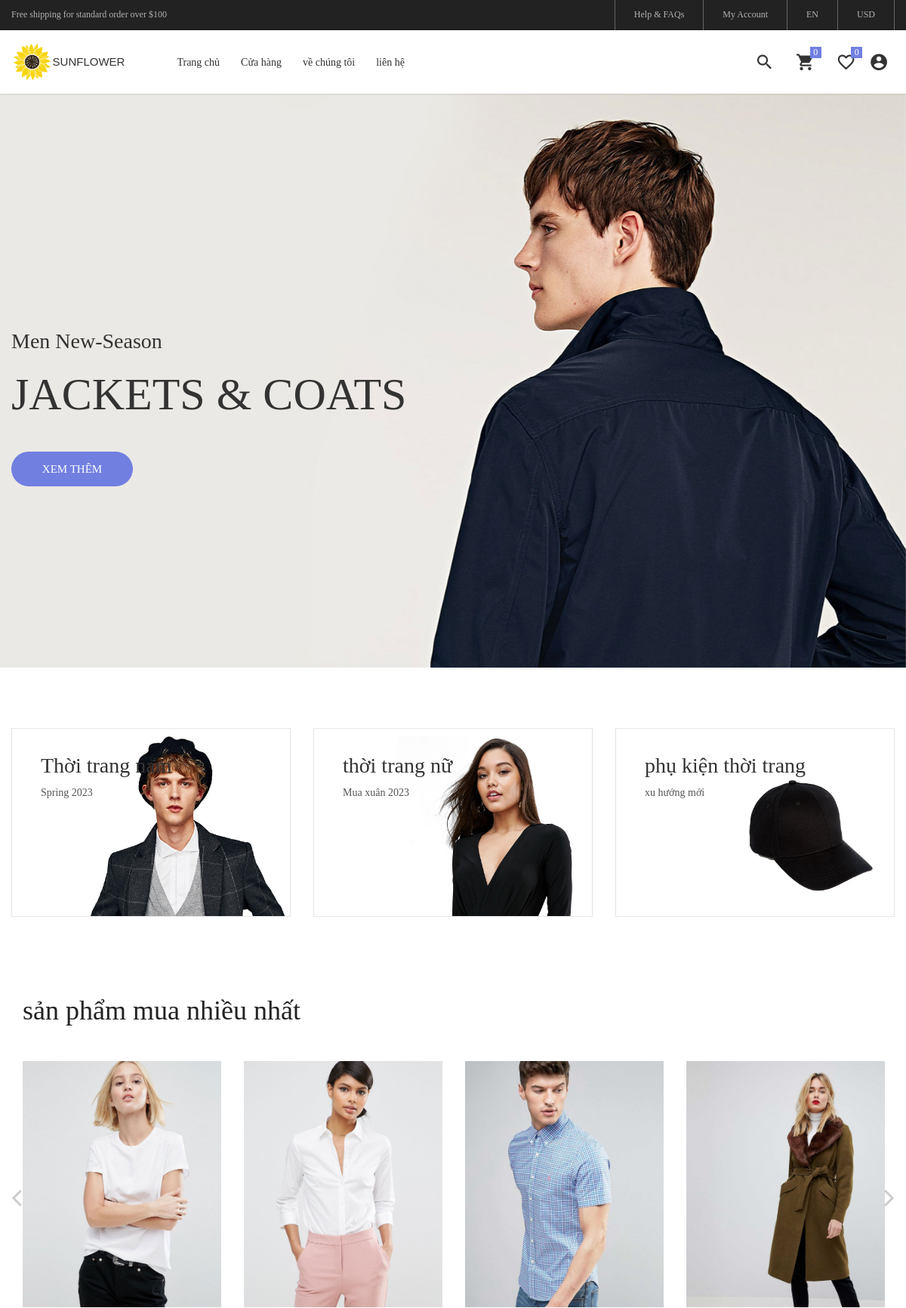
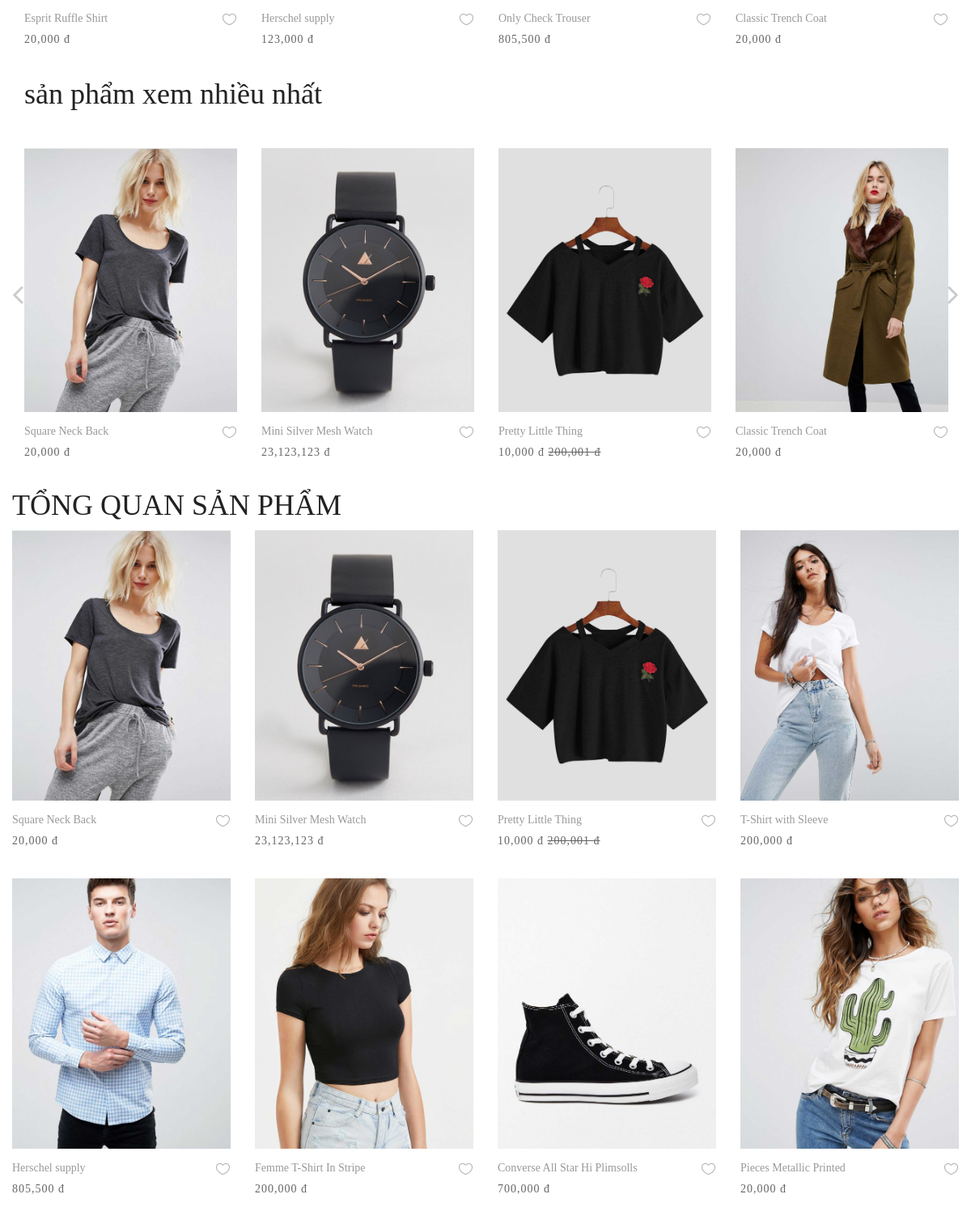
The page / (upper part) on the database its author committed (2 pictures, top to bottom).
### tables this page shows
CREATE TABLE `menus` (
  `id` bigint(20) NOT NULL,
  `name` varchar(255) NOT NULL,
  `url` varchar(255) DEFAULT NULL,
  `parent_id` bigint(20) DEFAULT 0,
  `description` varchar(255) DEFAULT NULL,
  `user_id` bigint(20) NOT NULL,
  `created_at` timestamp NULL DEFAULT current_timestamp(),
  `update_at` timestamp NULL DEFAULT current_timestamp()
);

CREATE TABLE `slider` (
  `id` int(11) NOT NULL,
  `name` varchar(255) NOT NULL,
  `url` varchar(255) NOT NULL,
  `images` varchar(255) NOT NULL,
  `user_id` bigint(20) NOT NULL,
  `created_at` timestamp NOT NULL DEFAULT current_timestamp(),
  `update_at` timestamp NOT NULL DEFAULT current_timestamp(),
  `sub_title` varchar(255) DEFAULT NULL
);

CREATE TABLE `banner` (
  `id` int(11) NOT NULL,
  `name` varchar(255) NOT NULL,
  `url` varchar(255) NOT NULL,
  `images` varchar(255) NOT NULL,
  `user_id` bigint(20) NOT NULL,
  `banner_group_id` bigint(20) DEFAULT NULL,
  `created_at` timestamp NULL DEFAULT current_timestamp(),
  `update_at` timestamp NULL DEFAULT current_timestamp(),
  `sub_title` varchar(255) DEFAULT NULL
);

CREATE TABLE `products` (
  `id` bigint(20) NOT NULL,
  `name` varchar(255) NOT NULL,
  `user_id` bigint(20) NOT NULL,
  `description` varchar(255) DEFAULT NULL,
  `price` bigint(20) NOT NULL,
  `count_likes` bigint(20) DEFAULT 0,
  `count_comments` bigint(20) DEFAULT 0,
  `category_id` bigint(20) NOT NULL,
  `count_views` bigint(20) DEFAULT 0,
  `count_buy` bigint(20) DEFAULT 0,
  `created_at` timestamp NULL DEFAULT current_timestamp(),
  `updated_at` datetime DEFAULT current_timestamp(),
  `delete_at` int(11) DEFAULT NULL,
  `feature_image` varchar(255) DEFAULT NULL,
  `quantity` bigint(20) DEFAULT 0,
  `discount` bigint(20) NOT NULL,
  `count_reviews` bigint(20) DEFAULT NULL
);

### views/view.php (called while the page is built, shortened)
<?php
function View($view = [], $data = [])
{
    extract($data);
    return require(is_array($view) ? $layout . '.php' : $view . '.php');
}

### index.php (called while the page is built, shortened)
<?php
$controller = 'site';
$url = "Controller/$controller" . "Controller.php";
file_exists($url) ? require_once $url : View('error/404');

### Model/Query.php (called while the page is built, shortened)
<?php
require_once 'PDO.php';
class Query extends PDOConnect
{
    private $sql = '';
    private $table = '';
    private $where = '';
    function select($column = '*')
    {
        $columnName = '';
        if (is_array($column)) {
            $index = 0;
            foreach ($column as $key => $value) {
                gettype($key) == 'string' ? $columnName .=  $key . ' as ' . $value : $columnName .= $value;
                if ($index < count($column) - 1) $columnName .= ' , ';
                $index++;
            }
        } else {
            $columnName = $column;
        }
        $this->sql = "SELECT $columnName FROM $this->table " .  $this->sql;
        return $this;
    }
    function table($table)
    {
        $this->table = $table;
        return $this;
    }
    function where($field, $compare, $value = '')
    {
        if ($this->where !== '') {
            $this->sql  .= " AND $field $compare  '$value' ";
        } else {
            $this->where .= " WHERE $field $compare  " . (isset($value) ? "'" . $value . "'" : '') . "";
            $this->sql .= $this->where;
        }
        return $this;
    }
    function whereIn($field, $data = [])
    {
        if ($this->where !== '') {
            $this->sql  .= " AND $field IN (" . implode(',', $data) . ")";
        } else {
            $this->where .= " WHERE $field IN (" . implode(',', $data) . ")";
            $this->sql .= $this->where;
        }
        return $this;
    }
    function orderBy($column, $direction = 'DESC')
    {
        $column = is_array($column) ? join(',', $column) : $column;
        $this->sql .= " ORDER BY " . $column . " " . $direction;
        return $this;
    }
    function limit($limit)
    {
        $this->sql .= " LIMIT  $limit";
        return $this;
    }
    function groupBy($column)
    {
        $this->sql .= " GROUP BY $column";
        return $this;
    }
    function join($tableJoin, $foreignKey, $primaryKey = 'id', $location = 'INNER', $table1 = '', $table2 = '')
    {
        $foreignKey = isset($table1) && $table1 != '' ? "$table1.$foreignKey" : "$this->table.$foreignKey";
        $primaryKey = isset($table2) && $table2 != '' ? "$table2.$primaryKey " : "$tableJoin.$primaryKey";
        $this->sql .= " $location JOIN $tableJoin ON $foreignKey = $primaryKey";
        return $this;
    }
    function all()
    {
        try {
            $data = parent::query($this->sql)->fetchAll(PDO::FETCH_ASSOC);
            $this->sql = '';
            $this->where = '';
            return $data;
        } catch (Exception $e) {
            return $e->getMessage();
        }
    }
    function first()
    {
        $stml = parent::query($this->sql);
        $this->sql = '';
        $this->where = '';
        return $stml->fetch(PDO::FETCH_ASSOC);
    }
}

### Model/PDO.php (called while the page is built, shortened)
<?php
class PDOConnect
{
    protected $hot_name = "localhost";
    protected $username = "root";
    protected $password = "";
    protected $database_name = "duanmau";
    protected $db;
    function __construct()
    {
        try {
            $conn = new PDO("mysql:host=$this->hot_name;dbname=$this->database_name", $this->username, $this->password);
            $conn->setAttribute(PDO::ATTR_ERRMODE, PDO::ERRMODE_EXCEPTION);
            $this->db = $conn;
        } catch (PDOException $e) {
            echo "Connection failed: " . $e->getMessage();
        }
    }
    function query($sql)
    {
        $sql_args = array_slice(func_get_args(), 1);
        try {
            $stml = $this->db->prepare($sql);
            $stml->execute($sql_args);
            return $stml;
        } catch (PDOException $e) {
            http_response_code($e->getCode());
            trigger_error($e->getMessage() . "\n $sql", E_USER_ERROR);
            die;
        }
    }
}

### session/index.php (called while the page is built, shortened)
<?php
function session_get($name, $default = [])
{
    return !empty($_SESSION[$name]) ? $_SESSION[$name] : $default;
}

### views/components/product/product-cart.php (the view, shortened to what this page needs)
<div class="col-sm-6 col-md-4 col-lg-3 p-b-35 isotope-item category-<?= $category_id ?>">
    <div class="block2">
        <div class="block2-pic hov-img0">
            <img src="<?= $feature_image ?>" alt="IMG-PRODUCT">
        </div>
        <div class="block2-txt flex-w flex-t p-t-14">
            <div class="block2-txt-child1 flex-col-l ">
                <a href="?controller=shop&action=detail&id=<?= $id ?>" class="stext-104 cl4 hov-cl1 trans-04 js-name-b2 p-b-6">
                    <?= $name ?>
                </a>
                <span class="stext-105 cl3">
                    <?php if ($discount > 0) : ?>
                        <?= number_format($discount)  ?> đ
                        <del><?= number_format($price) ?> đ </del>
                    <?php else : ?>
                        <?= number_format($price)  ?> đ
                    <?php endif; ?>
                </span>
            </div>
            <div class="block2-txt-child2 flex-r p-t-3">
                <a href="#" class="btn-addwish-b2 dis-block pos-relative js-addwish-b2">
                    <img class="icon-heart1 dis-block trans-04" src="public/assets/images/icons/icon-heart-01.png" alt="ICON">
                </a>
            </div>
        </div>
    </div>
</div>

### views/components/header/header-default-web.php (shortened to what this page needs)
<?php
$query = new Query();
$menu = $query->table('menus')->select('*')->where('parent_id', '=', 0)->all();
$cart = session_get('product_cart');
?>
<header class="header-v4">
    <div class="container-menu-desktop">
        <div class="top-bar">
            <div class="content-topbar flex-sb-m h-full container">
                <div class="left-top-bar">
                    Free shipping for standard order over $100
                </div>
                <div class="right-top-bar flex-w h-full">
                    <a href="#" class="flex-c-m trans-04 p-lr-25">
                        Help & FAQs
                    </a>
                    <a href="#" class="flex-c-m trans-04 p-lr-25">
                        My Account
                    </a>
                    <a href="#" class="flex-c-m trans-04 p-lr-25">
                        EN
                    </a>
                    <a href="#" class="flex-c-m trans-04 p-lr-25">
                        USD
                    </a>
                </div>
            </div>
        </div>
        <div class="wrap-menu-desktop how-shadow1">
            <nav class="limiter-menu-desktop container">
                <a href="" class="logo d-flex  align-align-items-center justify-content-start " style="text-decoration:none;">
                    <img src="public/logo.png" alt="IMG-LOGO">
                    <p class="text-uppercase fw-bold m-0 ms-2" style="color: #333333;">SUNFLOWER</p>
                </a>
                <div class="menu-desktop">
                    <ul class="main-menu">
                        <?php if (!empty($menu) && count($menu) > 0) : ?>
                            <?php foreach ($menu as $value) : ?>
                                <li class="">
                                    <a href="<?= $value['url'] ?>" style="text-decoration:none;"><?= $value['name'] ?></a>
                                </li>
                            <?php endforeach ?>
                        <?php endif ?>
                    </ul>
                </div>
                <div class="wrap-icon-header flex-w flex-r-m">
                    <div class="icon-header-item cl2 hov-cl1 trans-04 p-l-22 p-r-11 js-show-modal-search">
                        <i class="zmdi zmdi-search"></i>
                    </div>
                    <div class="icon-header-item cl2 hov-cl1 trans-04 p-l-22 p-r-11 icon-header-noti js-show-cart" data-notify="<?= count($cart) ?>">
                        <i class="zmdi zmdi-shopping-cart"></i>
                    </div>
                    <a href="#" class="icon-header-item cl2 hov-cl1 trans-04 p-l-22 p-r-11 icon-header-noti" data-notify="0">
                        <i class="zmdi zmdi-favorite-outline"></i>
                    </a>
                    <div class="icon-header-item cl2 hov-cl1 trans-04 p-l-11 account ">
                        <div class="d-flex align-items-center  ">
                            <i class="zmdi zmdi-account-circle"></i>
                        </div>
                    </div>
                </div>
            </nav>
        </div>
    </div>
</header>

### views/components/slider.php
<?php
$query = new Query();
$slider = $query->table('slider')->select()->all();
?>
<section class="section-slide">
    <div class="wrap-slick1">
        <div class="slick1">
            <?php if (isset($slider) && count($slider) > 0) : ?>
                <?php foreach ($slider as $key => $value) : ?>
                    <div class="item-slick1" style="background-image: url(<?= $value['images'] ?>);">
                        <div class="container h-full">
                            <div class="flex-col-l-m h-full p-t-100 p-b-30 respon5">
                                <div class="layer-slick1 animated visible-false" data-appear="fadeInDown" data-delay="0">
                                    <span class="ltext-101 cl2 respon2">
                                        <?= $value['sub_title'] ?>
                                    </span>
                                </div>
                                <div class="layer-slick1 animated visible-false" data-appear="fadeInUp" data-delay="800">
                                    <h2 class="ltext-201 cl2 p-t-19 p-b-43 respon1">
                                        <?= $value['name'] ?>
                                    </h2>
                                </div>
                                <div class="layer-slick1 animated visible-false" data-appear="zoomIn" data-delay="1600">
                                    <a href=" <?= $value['url'] ?>" class="flex-c-m stext-101 cl0 size-101 bg1 bor1 hov-btn1 p-lr-15 trans-04">
                                        Xem thêm
                                    </a>
                                </div>
                            </div>
                        </div>
                    </div>
                <?php endforeach ?>
            <?php endif; ?>
        </div>
    </div>
</section>

### views/components/home/banner.php (shortened to what this page needs)
<?php
$query = new Query();
if (!empty($nameBannerGroup)) {
    $bannerGroup = $query->table('banner_group')->select()->where('name', '=', $nameBannerGroup)->first();
    $banner = $query->table('banner')->select()->where('banner_group_id', '=', $bannerGroup['id'])->all();
}
?>
<div class="sec-banner bg0 p-t-80 p-b-50">
    <div class="container">
        <div class="row">
            <?php if (!empty($banner) && count($banner) > 0) : ?>
                <?php foreach ($banner as $value) : ?>
                    <div class="col-md-6 col-xl-4 p-b-30 m-lr-auto">
                        <div class="block1 wrap-pic-w">
                            <img src="<?= $value['images'] ?>" alt="IMG-BANNER">
                            <a href="<?= $value['url'] ?>" class="block1-txt ab-t-l s-full flex-col-l-sb p-lr-38 p-tb-34 trans-03 respon3">
                                <div class="block1-txt-child1 flex-col-l">
                                    <span class="block1-name ltext-102 trans-04 p-b-8">
                                        <?= $value['name'] ?>
                                    </span>
                                    <span class="block1-info stext-102 trans-04">
                                        <?= $value['sub_title'] ?>
                                    </span>
                                </div>
                            </a>
                        </div>
                    </div>
                <?php endforeach; ?>
            <?php endif; ?>
        </div>
    </div>
</div>

### views/pages/site/home.php (shortened to what this page needs)
<?php View('components/slider') ?>
<?php View('components/home/banner', ['nameBannerGroup' => 'home-panner', ...$data]) ?>
<section class="bg0 p-t-23 p-b-140">
    <div class="container">
        <?php View('components/product/product-carousel', ['title' => 'sản phẩm mua nhiều nhất', 'products' => $productLike]) ?>
        <?php View('components/product/product-carousel', ['title' => 'sản phẩm xem nhiều nhất', 'products' => $productView]) ?>
        <div class="p-b-10">
            <h3 class="ltext-103 cl5">
                TỔNG QUAN SẢN PHẨM
            </h3>
        </div>
        <div class="row isotope-grid">
            <?php if (!empty($products) && count($products) > 0) : ?>
                <?php foreach ($products as $value) : ?>
                    <?php View('components/product/product-cart', $value) ?>
                <?php endforeach ?>
            <?php endif ?>
        </div>
    </div>
</section>

### views/components/product/product-carousel.php
<div class="container">
    <div class="p-b-45">
        <h3 class="ltext-106 cl5 ">
            <?= $title ?>
        </h3>
    </div>
    <?php if (!empty($products) && count($products) > 0) : ?>
        <div class="wrap-slick2">
            <div class="slick2">
                <?php foreach ($products as $value) : ?>
                    <?php View('components/product/product-cart', $value) ?>
                <?php endforeach ?>
            </div>
        </div>
    <?php endif ?>
</div>

### rows shown on the page
menus: name "Trang chủ"
menus: name "Cửa hàng"
menus: name "về chúng tôi"
menus: name "liên hệ"
slider: images (picture), sub_title "Men New-Season", name "JACKETS & COATS"
banner: images (picture), name "Thời trang nam", sub_title "Spring 2023"
banner: images (picture), name "thời trang nữ", sub_title "Mua xuân 2023"
banner: images (picture), name "phụ kiện thời trang", sub_title "xu hướng mới"
products: feature_image (picture), name "Esprit Ruffle Shirt", price "20,000"
products: feature_image (picture), name "Herschel supply", price "123,000"
products: feature_image (picture), name "Only Check Trouser", price "805,500"
products: feature_image (picture), name "Classic Trench Coat", price "20,000"
products: feature_image (picture), name "Square Neck Back", price "20,000"
products: feature_image (picture), name "Mini Silver Mesh Watch", price "23,123,123"
products: feature_image (picture), name "Pretty Little Thing", discount "10,000", price "200,001"
products: feature_image (picture), name "T-Shirt with Sleeve", price "200,000"
products: feature_image (picture), name "Herschel supply", price "805,500"
products: feature_image (picture), name "Femme T-Shirt In Stripe", price "200,000"
products: feature_image (picture), name "Converse All Star Hi Plimsolls", price "700,000"
products: feature_image (picture), name "Pieces Metallic Printed", price "20,000"

### other values the page prints
$title "sản phẩm mua nhiều nhất sản phẩm xem nhiều nhất"
